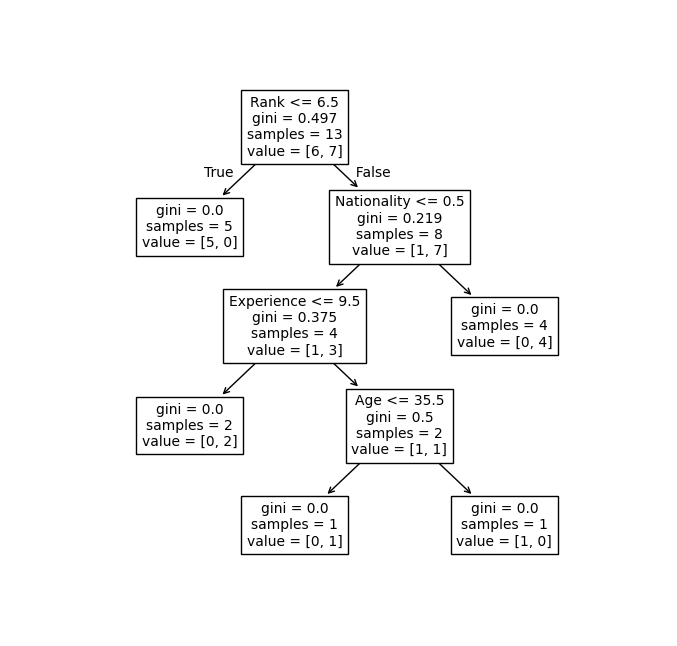

This figure's Python source:
# W3Schools, Python Machine Learning, Decision Tree
import pandas
from sklearn import tree
from sklearn.tree import DecisionTreeClassifier
import matplotlib.pyplot as plt

df = pandas.read_csv("data.csv")

# 1. To make a decision tree, all data has to be numerical
d = {'UK': 0, 'USA': 1, 'N': 2}
df['Nationality'] = df['Nationality'].map(d)

d = {'YES': 1, 'NO': 0}
df['Go'] = df['Go'].map(d)

# 2. feature columns and target column
features = ['Age', 'Experience', 'Rank', 'Nationality']

X = df[features]
y = df['Go']

# 3. Create the actual decision tree
dtree = DecisionTreeClassifier()
dtree = dtree.fit(X, y)

tree.plot_tree(dtree, feature_names=features)
plt.show()
